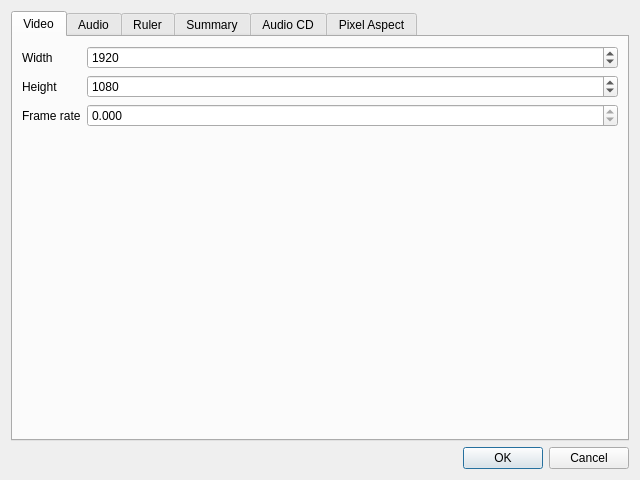
<?xml version="1.0" encoding="UTF-8"?>
<ui version="4.0">
 <class>ProjectPropertiesDialog</class>
 <widget class="QDialog" name="ProjectPropertiesDialog">
  <property name="geometry">
   <rect>
    <x>0</x>
    <y>0</y>
    <width>640</width>
    <height>480</height>
   </rect>
  </property>
  <property name="windowTitle">
   <string>Project Properties</string>
  </property>
  <layout class="QVBoxLayout" name="verticalLayout">
   <item>
    <widget class="QTabWidget" name="tabs">
     <property name="currentIndex">
      <number>0</number>
     </property>
     <widget class="QWidget" name="tabVideo">
      <attribute name="title">
       <string>Video</string>
      </attribute>
      <layout class="QFormLayout" name="videoForm">
       <item row="0" column="0">
        <widget class="QLabel" name="labelWidth">
         <property name="text">
          <string>Width</string>
         </property>
        </widget>
       </item>
       <item row="0" column="1">
        <widget class="QSpinBox" name="spinWidth">
         <property name="maximum">
          <number>8192</number>
         </property>
         <property name="value">
          <number>1920</number>
         </property>
        </widget>
       </item>
       <item row="1" column="0">
        <widget class="QLabel" name="labelHeight">
         <property name="text">
          <string>Height</string>
         </property>
        </widget>
       </item>
       <item row="1" column="1">
        <widget class="QSpinBox" name="spinHeight">
         <property name="maximum">
          <number>8192</number>
         </property>
         <property name="value">
          <number>1080</number>
         </property>
        </widget>
       </item>
       <item row="2" column="0">
        <widget class="QLabel" name="labelFps">
         <property name="text">
          <string>Frame rate</string>
         </property>
        </widget>
       </item>
       <item row="2" column="1">
        <widget class="QDoubleSpinBox" name="spinFps">
         <property name="decimals">
          <number>3</number>
         </property>
         <property name="maximum">
          <number>240.000000000000000</number>
         </property>
         <property name="value">
          <number>29.970000000000001</number>
         </property>
        </widget>
       </item>
      </layout>
     </widget>
     <widget class="QWidget" name="tabAudio">
      <attribute name="title">
       <string>Audio</string>
      </attribute>
      <layout class="QFormLayout" name="audioForm">
       <item row="0" column="0">
        <widget class="QLabel" name="labelSampleRate">
         <property name="text">
          <string>Sample rate</string>
         </property>
        </widget>
       </item>
       <item row="0" column="1">
        <widget class="QComboBox" name="comboSampleRate">
         <item>
          <property name="text">
           <string>48000</string>
          </property>
         </item>
         <item>
          <property name="text">
           <string>44100</string>
          </property>
         </item>
        </widget>
       </item>
      </layout>
     </widget>
     <widget class="QWidget" name="tabRuler">
      <attribute name="title">
       <string>Ruler</string>
      </attribute>
      <layout class="QVBoxLayout" name="rulerLayout">
       <item>
        <widget class="QLabel" name="rulerInfo">
         <property name="text">
          <string>Ruler / timecode options (stub)</string>
         </property>
        </widget>
       </item>
      </layout>
     </widget>
     <widget class="QWidget" name="tabSummary">
      <attribute name="title">
       <string>Summary</string>
      </attribute>
      <layout class="QVBoxLayout" name="summaryLayout">
       <item>
        <widget class="QLabel" name="summaryInfo">
         <property name="text">
          <string>Project summary (stub)</string>
         </property>
        </widget>
       </item>
      </layout>
     </widget>
     <widget class="QWidget" name="tabAudioCD">
      <attribute name="title">
       <string>Audio CD</string>
      </attribute>
      <layout class="QVBoxLayout" name="cdLayout">
       <item>
        <widget class="QLabel" name="cdInfo">
         <property name="text">
          <string>Audio CD (stub)</string>
         </property>
        </widget>
       </item>
      </layout>
     </widget>
     <widget class="QWidget" name="tabPixelAspect">
      <attribute name="title">
       <string>Pixel Aspect</string>
      </attribute>
      <layout class="QVBoxLayout" name="pixelLayout">
       <item>
        <widget class="QLabel" name="pixelInfo">
         <property name="text">
          <string>Pixel aspect (stub)</string>
         </property>
        </widget>
       </item>
      </layout>
     </widget>
    </widget>
   </item>
   <item>
    <widget class="QDialogButtonBox" name="buttonBox">
     <property name="orientation">
      <enum>Qt::Horizontal</enum>
     </property>
     <property name="standardButtons">
      <set>QDialogButtonBox::Cancel|QDialogButtonBox::Ok</set>
     </property>
    </widget>
   </item>
  </layout>
 </widget>
 <resources/>
 <connections>
  <connection>
   <sender>buttonBox</sender>
   <signal>accepted()</signal>
   <receiver>ProjectPropertiesDialog</receiver>
   <slot>accept()</slot>
  </connection>
  <connection>
   <sender>buttonBox</sender>
   <signal>rejected()</signal>
   <receiver>ProjectPropertiesDialog</receiver>
   <slot>reject()</slot>
  </connection>
 </connections>
</ui>
